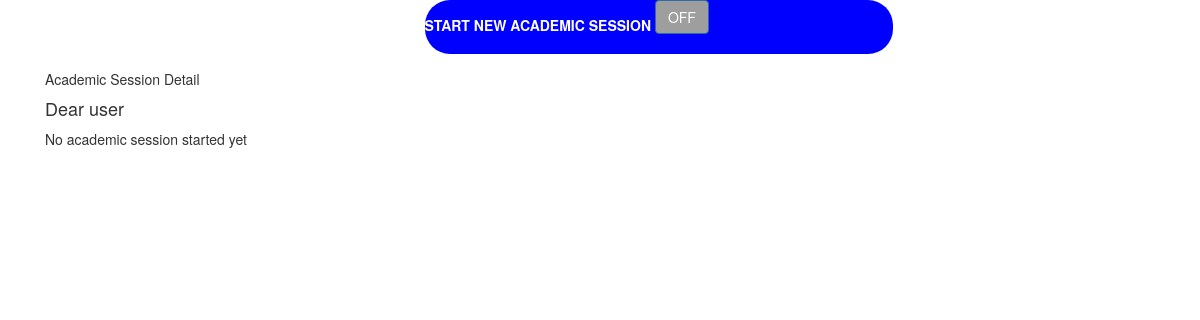
The page /adsemsession.php on the database as committed earlier.
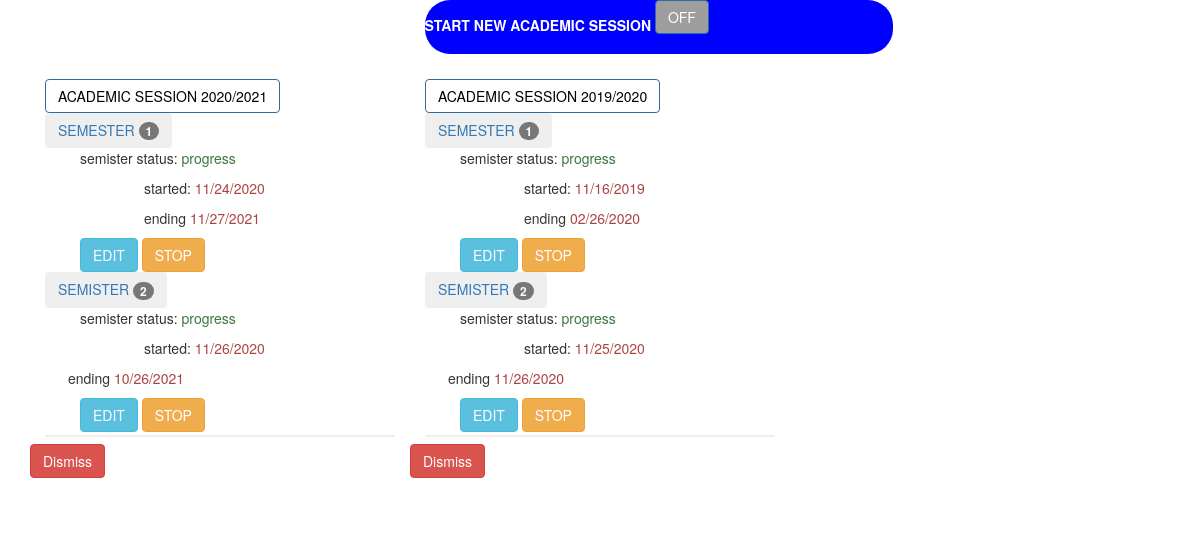
The same page on the database as committed later.
### tables this page shows
CREATE TABLE `semisterstate` (
  `seID` varchar(20) NOT NULL,
  `sestateID` varchar(20) NOT NULL,
  `sem1st` varchar(20) NOT NULL,
  `sem1end` varchar(20) NOT NULL,
  `sem2st` varchar(20) NOT NULL,
  `sem2end` varchar(20) NOT NULL,
  `sem1state` varchar(20) NOT NULL,
  `sem2state` varchar(20) NOT NULL,
  PRIMARY KEY (`seID`)
);

### adsemsession.php (the view, shortened to what this page needs)
<!DOCTYPE html>
<html>
<head>
    <link href="../vendor/bootstrap4/css/bootstrap.min.css" rel="stylesheet" id="bootstrap-css">
    <link rel="stylesheet" href="../assets/fonts/fontawesome-all.min.css">
</head>
<body id="page-top">
    <div class="d-flex flex-column" id="content-wrapper">
        <div id="content">
            <div class="container-fluid">
                <div class="row">
                    <div class="col-lg-12 col-xl-12 col-sm-12">
                        <div class="card shadow mb-4">
                            <div class="card-header d-flex justify-content-between align-items-center">
                                <div class="msg_cotainer">
                                    <label for="viewer2" class="badge-pill badge-primary m-2">START NEW ACADEMIC
                                        SESSION</label>
                                    <input type="button" class="btn btn-primary hid" name="bot" id="viewer2"
                                        style="margin-right:40px; margin-top:0px; margin-bottom:20px; background-color:#9e9e9e;"
                                        value="OFF" onclick="expert2(this) " hidden>
                                </div>
                            </div>
                            <div class="card-body">
                                <div class="container">
                                    <div class="panel-body">
                                        <div class="panel-group" id="accordion">
                                            <div id="prog" class="row">
                                                <?php
$search = "SELECT DISTINCT * FROM `semisterstate` ORDER BY seID DESC";
$returned = mysqli_query($db, $search);
if (mysqli_num_rows($returned) > 0) {
    while ($oursem = mysqli_fetch_assoc($returned)) {
        ?>
                                                <div class="col-sm-4 col-md-4">
                                                    <div class="card" style="width:100%">
                                                        <div class="card-body">
                                                            <h4 class="card-title btn btn-primary rounded-pill"
                                                                style="font-size:14px; background-color:white; color:black;">
                                                                ACADEMIC SESSION <?php echo $oursem['seID'] ?>
                                                            </h4>
                                                            <div>
                                                                <button class="btn text-primary"
                                                                    style="font-size:14px">SEMESTER <span
                                                                        class="badge badge-primary">1</span>
                                                                </button>
                                                            </div>
                                                            <div>
                                                                <p style="margin-left: 10%;">
                                                                    semister status: <span
                                                                        class="text text-success"><?php echo $oursem['sem1state'] ?>
                                                                    </span>
                                                                </p>
                                                            </div>
                                                            <div class="row">
                                                                <div>
                                                                    <p style="margin-left: 30%;">
                                                                        started: <span class="text text-danger"
                                                                            style="font-size:14px">
                                                                            <?php echo $oursem['sem1st'] ?>
                                                                        </span>
                                                                    </p>
                                                                </div>
                                                                <div>
                                                                    <p style="margin-left: 30%;">
                                                                        ending <span class="text text-danger"
                                                                            style="font-size:14px">
                                                                            <?php echo $oursem['sem1end'] ?>
                                                                        </span>
                                                                    </p>
                                                                </div>
                                                            </div>
                                                            <div class="row" style="margin-left: 10%;">
                                                                <button type="submit" name="analytical"
                                                                    class="btn btn-info badge-pill m-2"> EDIT
                                                                </button>
                                                                <button type="submit" name="viewee"
                                                                    class="btn btn-warning badge-pill m-2">STOP</button>
                                                            </div>
                                                            <div>
                                                                <button class="btn text-primary" style="font-size:14px">
                                                                    SEMISTER
                                                                    <span class="badge badge-primary">2</span></button>
                                                            </div>
                                                            <div>
                                                                <p style="margin-left: 10%;">
                                                                    semister status: <span
                                                                        class="text text-success"><?php echo $oursem['sem1state'] ?>
                                                                    </span>
                                                                </p>
                                                            </div>
                                                            <div class="row">
                                                                <div>
                                                                    <p style="margin-left: 30%;">
                                                                        started: <span class="text text-danger"
                                                                            style="font-size:14px"><?php echo $oursem['sem2st'] ?>
                                                                        </span>
                                                                    </p>
                                                                </div>
                                                                <div>
                                                                    <p style="margin-left: 10%;">
                                                                        ending <span class="text text-danger"
                                                                            style="font-size:14px"><?php echo $oursem['sem2end'] ?>
                                                                        </span>
                                                                    </p>
                                                                </div>
                                                            </div>
                                                            <div class="row" style="margin-left: 10%;">
                                                                <button type="submit" name="analytical"
                                                                    class="btn btn-info badge-pill m-2"> EDIT
                                                                </button>
                                                                <button type="submit" name="viewee"
                                                                    class="btn btn-warning badge-pill m-2">STOP</button>
                                                            </div>
                                                        </div>
                                                        <div class="row col-sm-12">
                                                            <hr class="col-sm-12"
                                                                style="margin-left:0%; border-width: 2px; margin-top:1%; margin-bottom:2%;" />
                                                        </div>
                                                        <div class="row justify-content-center">
                                                            <button class="card-title btn btn-danger rounded-pill">
                                                                Dismiss
                                                            </button>
                                                        </div>
                                                    </div>
                                                </div>
                                                <?php
    }
} else {
    ?>
                                                <div class="col-sm-12 col-md-12">
                                                    <div class="card">
                                                        <div class="card-header">
                                                            Academic Session Detail
                                                        </div>
                                                        <div class="card-body bg-gradient-warning">
                                                            <h4 class="card-title">Dear user</h4>
                                                            <p class="card-text text-dark font-italic font-weight-bold">
                                                                No academic
                                                                session started
                                                                yet
                                                            </p>
                                                        </div>
                                                    </div>
                                                </div>
                                                <?php
}
?>
                                            </div>
                                        </div>
                                    </div>
                                </div>
                            </div>
                        </div>
                    </div>
                </div>
            </div>
        </div>
    </div>
</body>
</html>

### adsemsession.php (style rules this page uses)
.msg_cotainer { margin-top: auto; margin-bottom: auto; margin-left: 10px; border-radius: 25px; background-color: blue; position: relative; font-weight: bolder; margin-left: 35%; margin-right: 25%; color: white; }

Rows that differ between the two databases and show on the page:
added semisterstate: seID "2020/2021", sem1state "progress", sem1st "11/24/2020", sem1end "11/27/2021", sem2st "11/26/2020", sem2end "10/26/2021"
added semisterstate: seID "2019/2020", sem1state "progress", sem1st "11/16/2019", sem1end "02/26/2020", sem2st "11/25/2020", sem2end "11/26/2020"
Other text that changed with them:
text no longer shown: "Academic Session Detail Dear user No academic session started yet"
